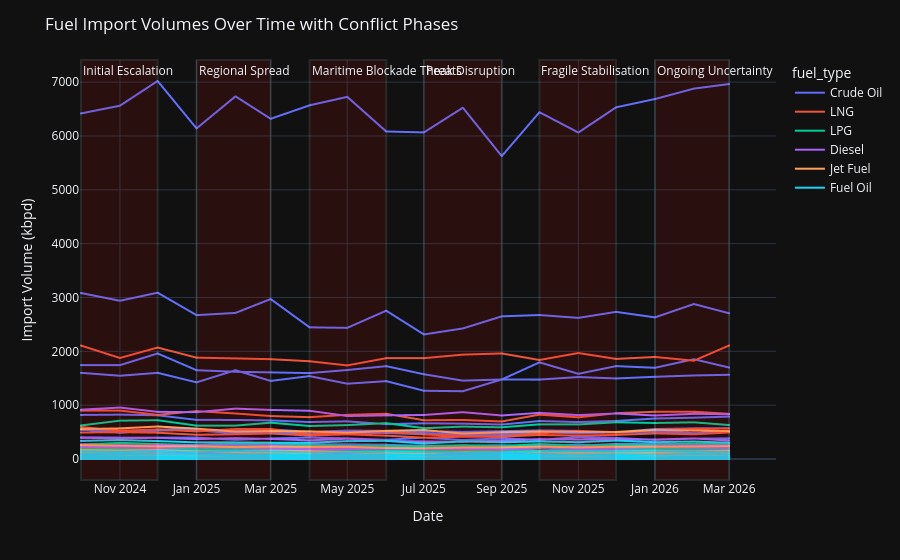

Source (notebook cell):
### Code cell
# Join fact_imports with all dimensions
df_imports = (fact_imports
              .merge(dim_date, on="date_key")
              .merge(dim_country, on="country_key")
              .merge(dim_conflict_phase, on="conflict_phase_key")
              .merge(dim_fuel_type, on="fuel_type_key"))

df_imports["date"] = pd.to_datetime(df_imports["date"])


fig = px.line(
    df_imports,
    x="date",
    y="import_volume_kbpd",
    color="fuel_type",
    line_group="country",
    hover_data={
        "country": True,
        "fuel_type": True,
        "conflict_phase": True,
        "import_volume_kbpd": ':.1f',
        "me_share_pct": ':.2f',
        "alternative_source_pct": ':.2f',
        "price_premium_pct": ':.2f',
        "disruption_risk_score": True,
        "spr_days_cover": True
    }
)

# Shade conflict phases
for phase in df_imports["conflict_phase"].unique():
    phase_data = df_imports[df_imports["conflict_phase"] == phase]
    start = phase_data["date"].min()
    end = phase_data["date"].max()
    fig.add_vrect(
        x0=start, x1=end,
        fillcolor="red", opacity=0.1,
        annotation_text=phase, annotation_position="top left"
    )

fig.update_layout(
    title="Fuel Import Volumes Over Time with Conflict Phases",
    xaxis_title="Date",
    yaxis_title="Import Volume (kbpd)"
)

fig.show()
